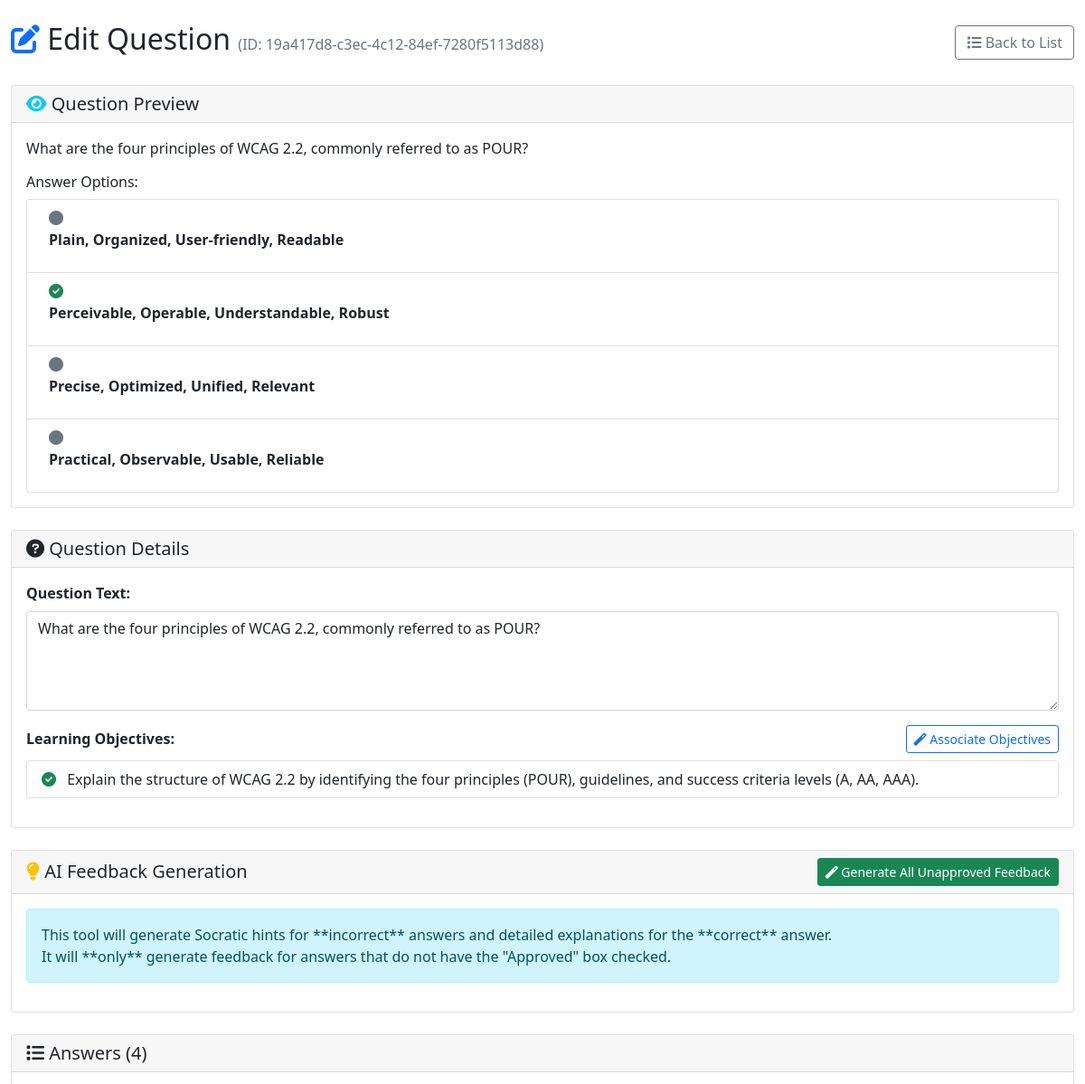
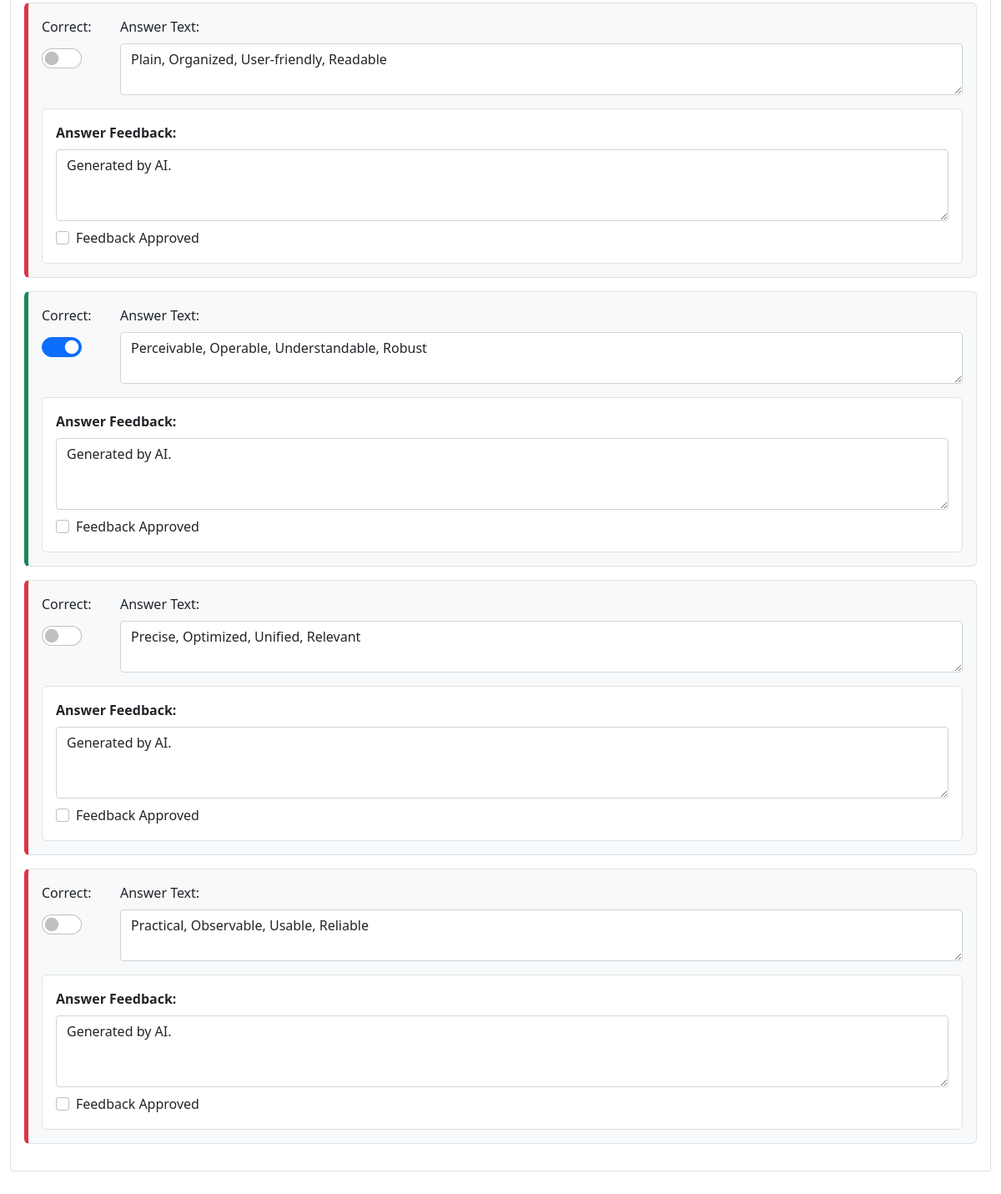
/questions/19a417d8-c3ec-4c12-84ef-7280f5113d88, run on the app's committed database (2 pictures, top to bottom).
### tables this page shows
CREATE TABLE question (
                    id TEXT PRIMARY KEY,
                    question_text TEXT NOT NULL,
                    created_at TEXT
                );

CREATE TABLE answer (
                    id TEXT PRIMARY KEY,
                    question_id TEXT NOT NULL,
                    text TEXT NOT NULL,
                    is_correct BOOLEAN NOT NULL DEFAULT 0,
                    feedback_text TEXT,
                    feedback_approved BOOLEAN NOT NULL DEFAULT 0,
                    FOREIGN KEY (question_id) REFERENCES question (id) ON DELETE CASCADE
                );

CREATE TABLE learning_objective (
                    id TEXT PRIMARY KEY,
                    text TEXT NOT NULL UNIQUE,
                    created_at TEXT,
                    
                    -- These columns are new, for your objectives.html UI --
                    blooms_level TEXT DEFAULT 'understand',
                    priority TEXT DEFAULT 'medium'
                );

### src/question_app/api/questions.py (the view)
@router.get("/{question_id}", response_class=HTMLResponse)
async def edit_question_page(request: Request, question_id: str):
    logger.info(f"Loading edit page for question_id: {question_id}")
    try:
        question_data = db.load_question_details(question_id)
        if not question_data:
            raise HTTPException(status_code=404, detail="Question not found")
        all_objectives = db.list_all_objectives()
        associated_objectives = []
        if question_data.get('objective_ids'):
            all_objectives_dict = {obj['id']: obj for obj in all_objectives}
            for obj_id in question_data['objective_ids']:
                if obj_id in all_objectives_dict:
                    associated_objectives.append(all_objectives_dict[obj_id])
        md = markdown.Markdown(extensions=['fenced_code', 'codehilite'])
        if question_data.get('question_text'):
            question_data['question_text_html'] = md.convert(question_data['question_text'])
        else:
            question_data['question_text_html'] = ''
        for answer in question_data.get('answers', []):
            if answer.get('text'):
                answer['text_html'] = md.convert(answer['text'])
            else:
                answer['text_html'] = ''
        return templates.TemplateResponse(
            "edit_question.html",
            {
                "request": request,
                "question": question_data,  # <-- This dict now has the _html fields
                "all_objectives": all_objectives,
                "associated_objectives": associated_objectives,
            },
        )
    except Exception as e:
        logger.error(f"Error loading edit page: {e}", exc_info=True)
        raise HTTPException(status_code=500, detail="Could not load edit page.")

### templates/edit_question.html (shortened to what this page needs)
<!DOCTYPE html>
<html lang="en">
<head>
    <link href="https://cdn.jsdelivr.net/npm/bootstrap@5.1.3/dist/css/bootstrap.min.css" rel="stylesheet">
    <link href="https://cdnjs.cloudflare.com/ajax/libs/font-awesome/6.0.0/css/all.min.css" rel="stylesheet">
    <link rel="stylesheet" href="https://cdn.jsdelivr.net/simplemde/latest/simplemde.min.css">
</head>
<body>
    <div class="container-fluid py-4">
        <div class="d-flex justify-content-between align-items-center mb-4">
            <h1 class="h2">
                <i class="fas fa-edit text-primary"></i> Edit Question
                <small class="text-muted fs-6">(ID: {{ question.id }})</small>
            </h1>
            <div class="btn-group navigation-buttons">
                <a href="/" class="btn btn-outline-secondary">
                    <i class="fas fa-list"></i> Back to List
                </a>
            </div>
        </div>
        <div class="card mb-4">
            <div class="card-header">
                <h5 class="mb-0"><i class="fas fa-eye text-info"></i> Question Preview</h5>
            </div>
            <div class="card-body">
                <div class="question-preview">
                    <div class="question-text-preview mb-3" id="questionTextPreview">
                        {{ question.question_text_html | safe }}
                    </div>
                    <div class="answers-preview" id="answersPreviewContainer">
                        <h6>Answer Options:</h6>
                        <div class="list-group" id="answersPreviewList">
                            {% for answer in question.answers %}
                            <div class="list-group-item d-flex justify-content-between align-items-start">
                                <div class="ms-2 me-auto">
                                    <div class="fw-bold">
                                        {% if answer.is_correct %}
                                        <i class="fas fa-check-circle text-success"></i>
                                        {% else %}
                                        <i class="fas fa-circle text-muted"></i>
                                        {% endif %}
                                        <span class="answer-preview-text" data-answer-id="{{ answer.id }}">
                                            {{ answer.text_html | safe }}
                                        </span>
                                    </div>
                                </div>
                            </div>
                            {% endfor %}
                        </div>
                    </div>
                </div>
            </div>
        </div>
        <form id="questionForm" onsubmit="return false;">
            <div class="card mb-4">
                <div class="card-header">
                    <h5 class="mb-0"><i class="fas fa-question-circle"></i> Question Details</h5>
                </div>
                <div class="card-body">
                    <div class="mb-3">
                        <label for="questionText" class="form-label"><strong>Question Text:</strong></label>
                        <textarea id="questionText" name="question_text" class="form-control"
                            rows="4">{{ question.question_text }}</textarea>
                    </div>
                    <div class="mb-3">
                        <div class="d-flex justify-content-between align-items-center mb-2">
                            <label class="form-label mb-0"><strong>Learning Objectives:</strong></label>
                            <button type="button" id="associateObjectivesBtn" class="btn btn-sm btn-outline-primary">
                                <i class="fas fa-magic"></i> Associate Objectives
                            </button>
                        </div>
                        {% if associated_objectives %}
                        <ul class="list-group">
                            {% for objective in associated_objectives %}
                            <li class="list-group-item">
                                <i class="fas fa-check-circle text-success me-2"></i>
                                {{ objective.text }}
                            </li>
                            {% endfor %}
                        </ul>
                        {% else %}
                        <div class="alert alert-info mb-0">
                            <i class="fas fa-info-circle"></i> No learning objectives associated yet. Click "Associate
                            Objectives" to add some.
                        </div>
                        {% endif %}
                    </div>
                </div>
            </div>
            <div class="card mb-4">
                <div class="card-header d-flex justify-content-between align-items-center">
                    <h5 class="mb-0">
                        <i class="fas fa-lightbulb text-warning"></i> AI Feedback Generation
                    </h5>
                    <button type="button" id="generateAllUnapprovedBtn" class="btn btn-success btn-sm">
                        <i class="fas fa-magic"></i> Generate All Unapproved Feedback
                    </button>
                </div>
                <div class="card-body">
                    <div class="alert alert-info">
                        This tool will generate Socratic hints for **incorrect** answers and detailed explanations for
                        the **correct** answer.
                        <br>It will **only** generate feedback for answers that do not have the "Approved" box checked.
                    </div>
                </div>
            </div>
            <div class="card mb-4">
                <div class="card-header">
                    <h5 class="mb-0"><i class="fas fa-list"></i> Answers ({{ question.answers|length }})</h5>
                </div>
                <div class="card-body">
                    <div id="answersContainer">
                        {% for answer in question.answers %}
                        <div class="answer-item p-3
                                {% if answer.is_correct %}correct-answer{% else %}incorrect-answer{% endif %}"
                            data-answer-id="{{ answer.id }}">
                            <div class="row">
                                <div class="col-md-1">
                                    <label class="form-label">Correct:</label>
                                    <div class="form-check form-switch fs-4">
                                        <input class="form-check-input correctness-toggle" type="checkbox"
                                            name="answer_is_correct_{{ answer.id }}" {% if answer.is_correct %}checked{%
                                            endif %}>
                                    </div>
                                </div>
                                <div class="col-md-11">
                                    <label class="form-label">Answer Text:</label>
                                    <textarea name="answer_text_{{ answer.id }}" class="form-control answer-text-editor"
                                        rows="2">{{ answer.text }}</textarea>
                                </div>
                            </div>
                            <div class="mt-3 feedback-editor-area
                                    {% if answer.feedback_approved %}feedback-approved{% endif %}"
                                id="feedback-area-{{ answer.id }}">
                                <label class="form-label"><strong>Answer Feedback:</strong></label>
                                <textarea name="answer_feedback_{{ answer.id }}"
                                    class="form-control answer-feedback-editor"
                                    rows="3">{{ answer.feedback_text }}</textarea>
                                <div class="form-check mt-2">
                                    <input class="form-check-input feedback-approve-toggle" type="checkbox"
                                        name="answer_feedback_approved_{{ answer.id }}" id="approve_{{ answer.id }}" >
                                    <label class="form-check-label" for="approve_{{ answer.id }}">
                                        Feedback Approved
                                    </label>
                                </div>
                            </div>
                        </div>
                        {% endfor %}
                    </div>
                </div>
            </div>
        </form>
    </div>
</body>
</html>

### templates/edit_question.html (style rules this page uses)
.answer-item { border: 1px solid #dee2e6; border-radius: 0.375rem; margin-bottom: 1rem; background-color: #f8f9fa; }
.correct-answer { border-left: 5px solid #198754; }
.incorrect-answer { border-left: 5px solid #dc3545; }
.feedback-editor-area { border-radius: 0.375rem; padding: 1rem; background-color: #ffffff; border: 1px solid #dee2e6; }

### data on the page
question: id "19a417d8-c3ec-4c12-84ef-7280f5113d88", question_text_html "What are the four principles of WCAG 2.2, commonly referred to as POUR?", question_text "What are the four principles of WCAG 2.2, commonly referred to as POUR?"
answer: text_html "Plain, Organized, User-friendly, Readable", id "Plain, Organized, User-friendly, Readable", id "Generated by AI."
answer: text_html "Perceivable, Operable, Understandable, Robust", is_correct "☑", id "Perceivable, Operable, Understandable, Robust", id "Generated by AI."
answer: text_html "Precise, Optimized, Unified, Relevant", id "Precise, Optimized, Unified, Relevant", id "Generated by AI."
answer: text_html "Practical, Observable, Usable, Reliable", id "Practical, Observable, Usable, Reliable", id "Generated by AI."
learning_objective: text "Explain the structure of WCAG 2.2 by identifying the four principles (POUR), guidelines, and success criteria levels (A, AA, AAA)."

### other printed values
{{ question.answers|length }} "4"
